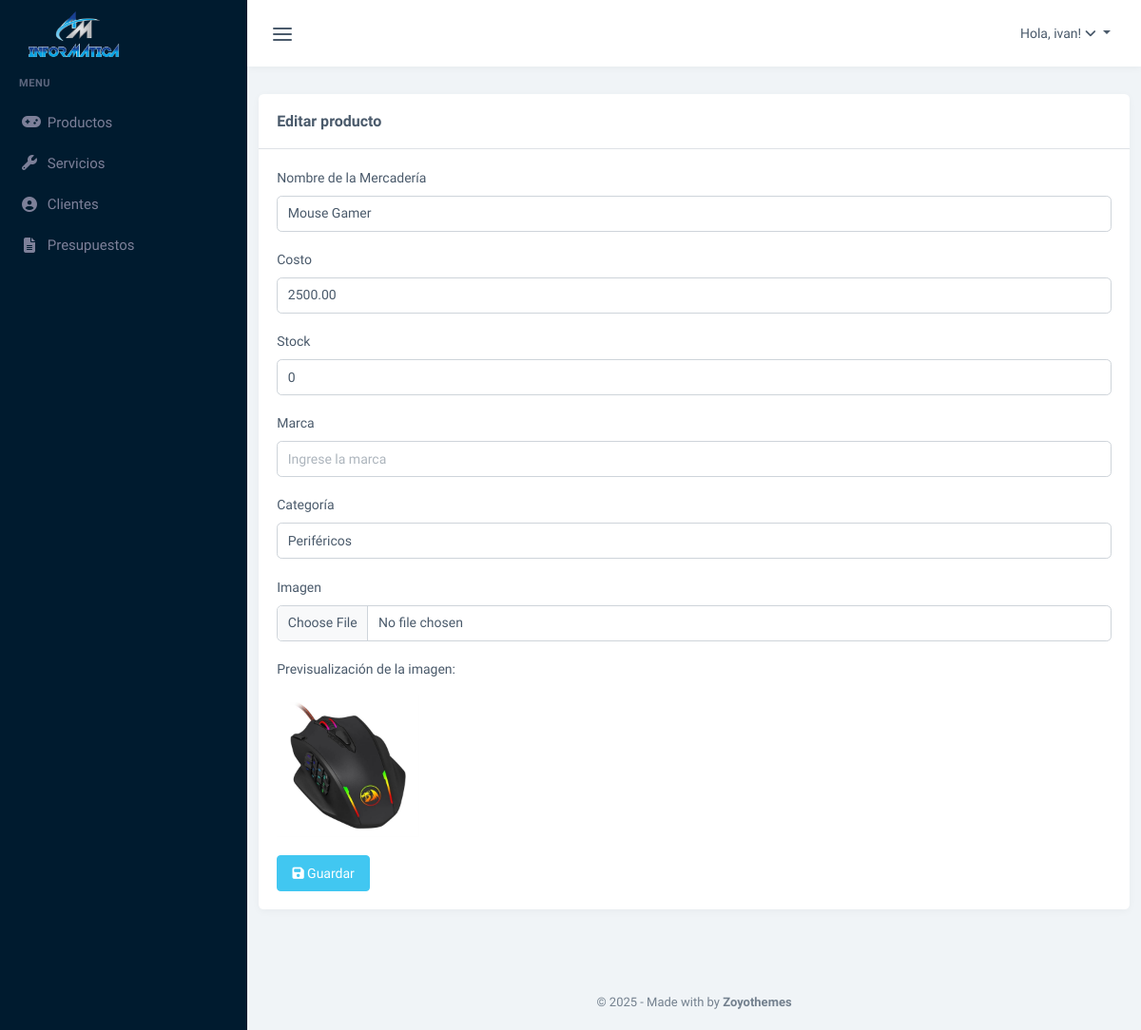
Before: /index.php?pagina=editar_productos&idMercaderia=2 (signed in) with the older database file.
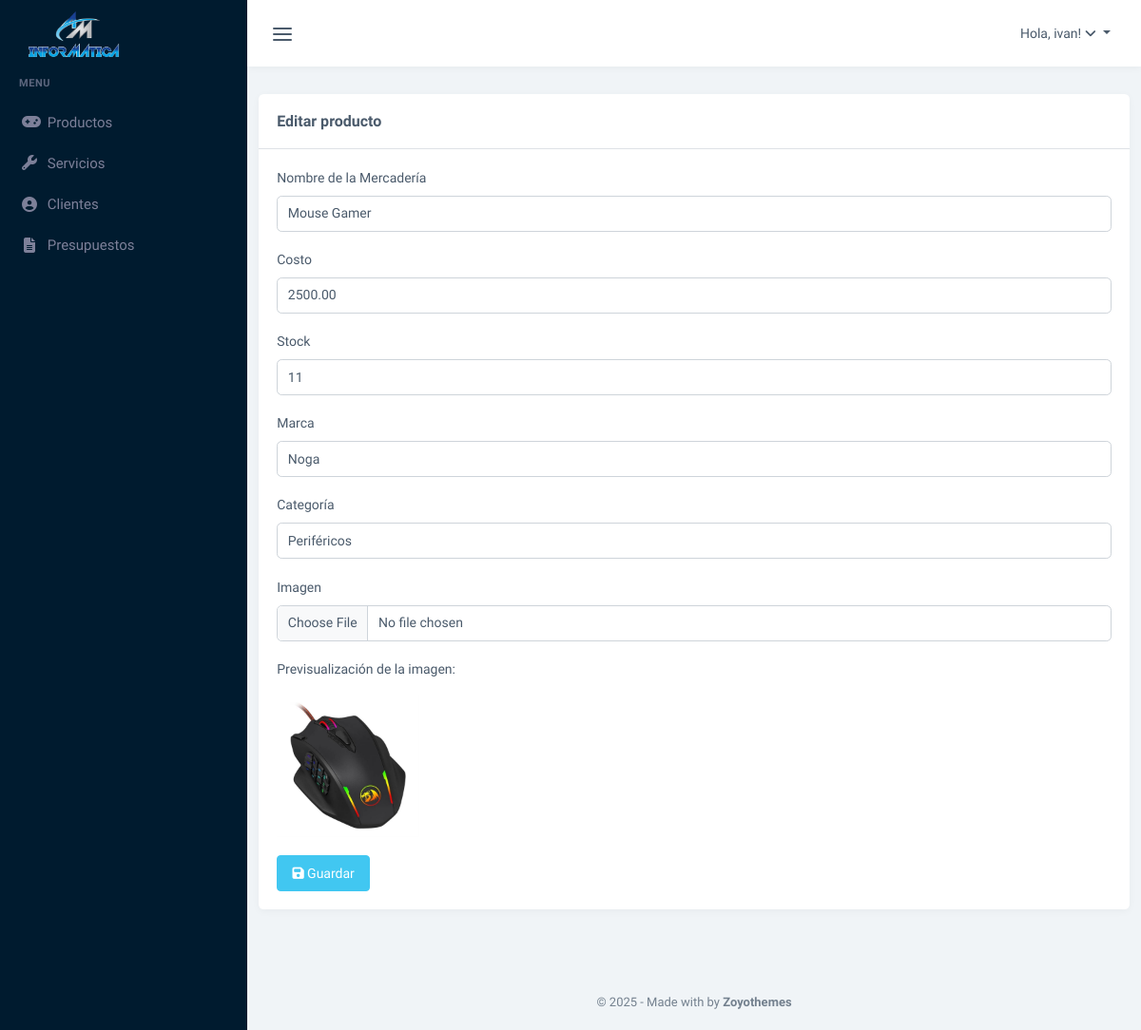
After: the same page with the newer database file.
### tables this page shows
CREATE TABLE `mercaderia` (
  `idMercaderia` int NOT NULL,
  `nombre_mercaderia` varchar(45) DEFAULT NULL,
  `costo_mercaderia` decimal(10,2) DEFAULT '0.00',
  `idtipo_mercaderia` int DEFAULT NULL,
  `imagen_mercaderia` varchar(255) NOT NULL,
  `stock_mercaderia` int NOT NULL,
  `marca` varchar(45) DEFAULT NULL
);

CREATE TABLE `tipomercaderia` (
  `idtipo_mercaderia` int NOT NULL,
  `nombre_tipo` varchar(50) NOT NULL
);

### controlador/controlador_plantilla.php (called while the page is built, shortened)
<?php
 class ControladorPlantilla{
   public function ctrMostrarPlantilla (){
        include 'vistas/plantilla.php';
    }
 }

### index.php (called while the page is built, shortened)
<?php
require_once 'controlador/controlador_plantilla.php';
require_once 'controlador/controlador_productos.php';
require_once 'modelo/modelo_productos.php';
$plantilla = new ControladorPlantilla();
$plantilla->ctrMostrarPlantilla();

### modelo/conexion.php (called while the page is built, shortened)
<?php
class Conexion
{
 static public function conectar()
 {
 try {
 $link = new PDO("mysql:host=" . self::HOST . ";dbname=" . self::DBNAME, self::USER,
self::PASSWORD);
 $link->exec("set names utf8");
 return $link;
 } catch (PDOException $e) {
 die("Error en la conexión a la base de datos: " . $e->getMessage());
 }
 }
}

### modelo/modelo_productos.php (called while the page is built, shortened)
<?php
require_once 'modelo/conexion.php';
class ModeloProductos
{
    static public function mdlMostrarProductos($item, $valor)
    {
        try {
            if ($item != null) {
                $stmt = Conexion::conectar()->prepare("SELECT * FROM mercaderia WHERE $item = :$item");
                $stmt->bindParam(":" . $item, $valor, PDO::PARAM_STR);
                $stmt->execute();
                return $stmt->fetch(PDO::FETCH_ASSOC);
            } else {
                $stmt = Conexion::conectar()->prepare("SELECT * FROM mercaderia as m INNER JOIN tipomercaderia as t WHERE m.idtipo_mercaderia = t.idtipo_mercaderia;");
                $stmt->execute();
                return $stmt->fetchAll(PDO::FETCH_ASSOC);
            }
        } catch (Exception $e) {
            return [];
        }
    }
    static public function mdlObtenerCategorias($tabla)
    {
        try {
            $stmt = Conexion::conectar()->prepare("SELECT idtipo_mercaderia, nombre_tipo FROM $tabla");
            $stmt->execute();
            return $stmt->fetchAll(PDO::FETCH_ASSOC);
        } catch (Exception $e) {
            return "Error: " . $e->getMessage();
        }
    }
}

### controlador/controlador_productos.php (called while the page is built, shortened)
<?php
class ControladorProductos
{
    static public function ctrMostrarProductos($item, $valor)
    {
        $respuesta = ModeloProductos::mdlMostrarProductos($item, $valor);
        return $respuesta;
    }
    static public function ctrObtenerCategorias()
    {
        $tabla = "tipomercaderia";
        $categorias = ModeloProductos::mdlObtenerCategorias($tabla);
        return $categorias;
    }
}

### vistas/modulo/editar_productos.php (the view, shortened to what the changed rows need)
<?php
$item = "idMercaderia";
$valor = $_GET["idMercaderia"];
$productos = ControladorProductos::ctrMostrarProductos($item, $valor);
?>
<div class="col-lg-12 mt-4">
    <div class="card">
        <div class="card-header">
            <h5 class="card-title mb-0">Editar producto</h5>
        </div>
        <div class="card-body">
            <form action="" method="POST" enctype="multipart/form-data">
                <div class="mb-3">
                    <label for="nombre_mercaderia" class="form-label">Nombre de la Mercadería</label>
                    <input type="text" name="nombre_mercaderia" class="form-control" value="<?php echo $productos["nombre_mercaderia"]; ?>" placeholder="Ingrese el nombre del producto" required>
                </div>
                <div class="mb-3">
                    <label for="costo_mercaderia" class="form-label">Costo</label>
                    <input type="number" step="0.01" name="costo_mercaderia" class="form-control" value="<?php echo $productos["costo_mercaderia"]; ?>" placeholder="Ingrese el costo del producto" required>
                </div>
                <div class="mb-3">
                    <label for="stock_mercaderia" class="form-label"> Stock</label>
                    <input type="number" name="stock_mercaderia" class="form-control" value="<?php echo $productos["stock_mercaderia"] ?>" required>
                </div>
                <div class="mb-3">
                    <label for="marca" class="form-label">Marca</label>
                    <input type="text" name="marca" class="form-control" value="<?php echo $productos['marca']; ?>" placeholder="Ingrese la marca" required>
                </div>
                <div class="mb-3">
                    <label for="idtipo_mercaderia" class="form-label">Categoría</label>
                    <select name="idtipo_mercaderia" class="form-control" required>
                        <option value="<?php echo $productos["idtipo_mercaderia"]; ?>" selected>
                            <?php
                            foreach (ControladorProductos::ctrObtenerCategorias() as $categoria) {
                                if ($categoria["idtipo_mercaderia"] == $productos["idtipo_mercaderia"]) {
                                    echo $categoria["nombre_tipo"];
                                    break;
                                }
                            }
                            ?>
                        </option>
                    </select>
                </div>
                <div class="mb-3">
                    <label for="imagen_mercaderia" class="form-label">Imagen</label>
                    <input type="file" name="imagen_mercaderia" id="imagen_mercaderia" class="form-control" accept="image/*">
                    <div class="mt-3">
                        <p>Previsualización de la imagen:</p>
                        <img
                            id="imagen_preview"
                            src="<?php echo $productos['imagen_mercaderia']; ?>"
                            alt="Previsualización"
                            style="max-width: 150px; max-height: 150px;">
                    </div>
                </div>
                <button class="btn btn-info" type="submit"><i class="fa-solid fa-floppy-disk"></i> Guardar</button>
            </form>
        </div>
    </div>
</div>

Changed rows visible on the page:
changed mercaderia "Mouse Gamer": stock_mercaderia "0" → "11"; marca (not shown) → "Noga"
